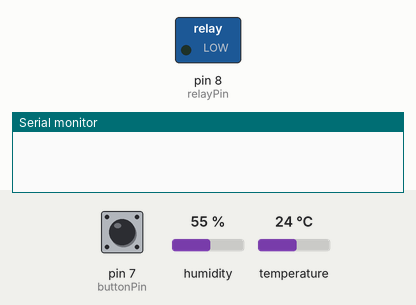
Bench run of a sketch on a simulated Arduino Uno, built with avr-gcc and run on an emulated ATmega328P. On the bench: switched loads named in the sketch (green lamp = pin HIGH), the last lines printed to the serial monitor. The test bench sets the inputs (shaded band); at power-on: temperature 24 °C, pin 7 (buttonPin) HIGH, humidity 55 %.

Above: at 2.8 s.
2.9 s: temperature set to 31 °C
5.6 s: temperature set to 34 °C
At 7.4 s:
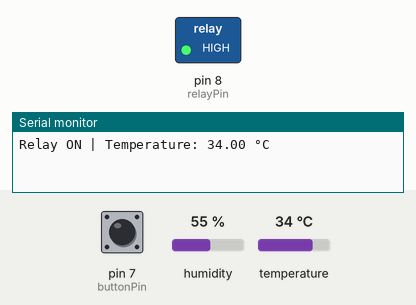
8.3 s: pin 7 (buttonPin) pulled LOW for 2.35 s
At 11.7 s:
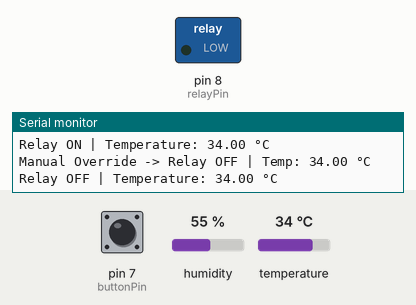
12.1 s: temperature set to 12 °C
At 12.7 s:
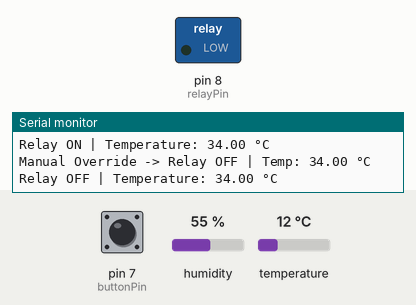
14.8 s: temperature set to 33 °C
At 17.7 s:
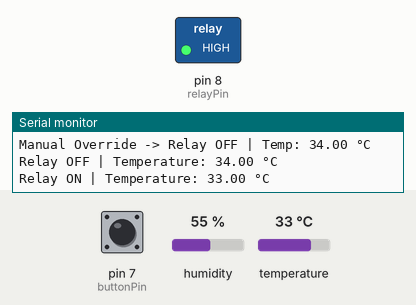
Timing chart, 0 to 18.9 s (numbered marks = the images above; inputs shaded):
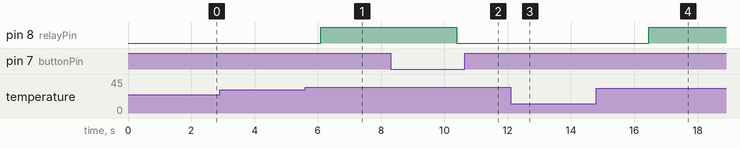

The sketch:

Relay_Controlled_AC_Device_Simulation.ino
```cpp
/*
  Q27 - Relay Controlled AC Device Simulation
  Name - Rajan Nanda
  Date - 6-7-2026
  Components:
  - Arduino Uno
  - DHT11 Sensor
  - Relay Module (or LED for simulation)
  - Push Button

  Connections:
  DHT11 Data -> Pin 2
  Relay/LED -> Pin 8
  Button -> Pin 7 (INPUT_PULLUP)

  Function:
  - Relay ON if temperature > 32°C
  - Relay OFF if temperature < 28°C
  - Manual override button toggles relay state
  - Logs all relay state changes with temperature
*/

#include <DHT.h>

#define DHTPIN 2
#define DHTTYPE DHT11

DHT dht(DHTPIN, DHTTYPE);

const int relayPin = 8;
const int buttonPin = 7;

bool relayState = false;
bool lastRelayState = false;

int lastButtonState = HIGH;

void setup() {

  Serial.begin(9600);

  dht.begin();

  pinMode(relayPin, OUTPUT);
  pinMode(buttonPin, INPUT_PULLUP);

  digitalWrite(relayPin, LOW);
}

void loop() {

  float temperature = dht.readTemperature();

  if (isnan(temperature)) {
    Serial.println("Failed to read DHT11!");
    delay(2000);
    return;
  }

  // Automatic Control with Hysteresis
  if (temperature > 32.0) {
    relayState = true;
  }
  else if (temperature < 28.0) {
    relayState = false;
  }

  // Manual Override
  int buttonState = digitalRead(buttonPin);

  if (buttonState == LOW && lastButtonState == HIGH) {

    relayState = !relayState;

    Serial.print("Manual Override -> Relay ");
    Serial.print(relayState ? "ON" : "OFF");
    Serial.print(" | Temp: ");
    Serial.print(temperature);
    Serial.println(" °C");

    delay(250);
  }

  lastButtonState = buttonState;

  // Update Relay
  digitalWrite(relayPin, relayState);

  // Log only when relay changes state
  if (relayState != lastRelayState) {

    Serial.print("Relay ");
    Serial.print(relayState ? "ON" : "OFF");
    Serial.print(" | Temperature: ");
    Serial.print(temperature);
    Serial.println(" °C");

    lastRelayState = relayState;
  }

  delay(2000);
}
```

Measured:
- the behaviour switches between 32 and 33 °C on temperature (found by bisection; images 0 and 1)
- after the input at 2.9 s, every drawn part: stays the same
- after the input at 5.6 s, pin 8 (relayPin): LOW → HIGH after 0.49 s
- after the input at 8.3 s, pin 8 (relayPin): HIGH → LOW after 2.1 s
- after the input at 12.1 s, pin 8 (relayPin): stays LOW (without the input it goes to HIGH after 0.32 s)
- after the input at 14.8 s, pin 8 (relayPin): LOW → HIGH after 1.7 s
